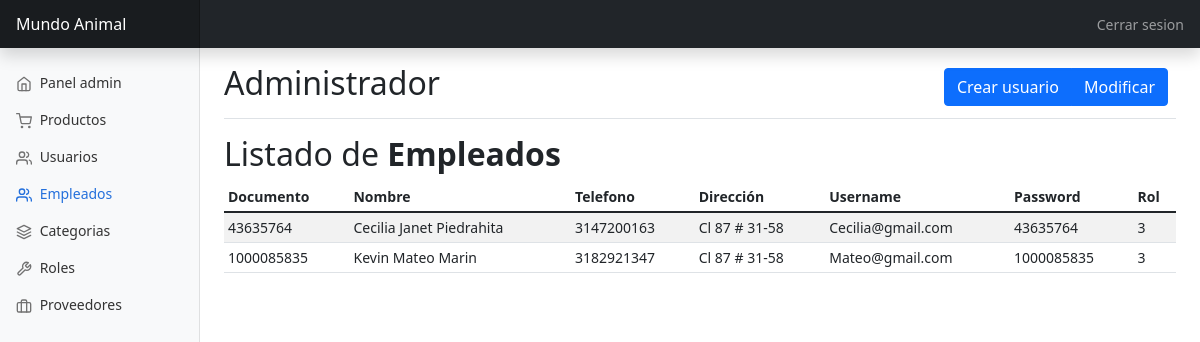
Page /view/empleados.php (signed in) on the committed database.
### tables this page shows
CREATE TABLE usuarios (
  documento INT PRIMARY KEY NOT NULL,
  nombre VARCHAR(45) NOT NULL,
  apellido VARCHAR(45) NOT NULL,
  telefono VARCHAR(45) NOT NULL,
  direccion VARCHAR(45) NOT NULL,
  username VARCHAR(45) NOT NULL,
  password VARCHAR(45) NOT NULL,
  rol_id INT NOT NULL,
  tokenUser VARCHAR(100));

### db/database.php (called while the page is built, shortened)
<?php
	class Database{
		private $con;
		private $dbhost="localhost";
		private $dbuser="root";
		private $dbpass="";
		private $dbname="mundoanimal";
		public function connect_db(){
			$this->con = mysqli_connect($this->dbhost, $this->dbuser, $this->dbpass, $this->dbname);
		}
		public function readEmpleado(){
            $sql = "SELECT * FROM usuarios where rol_id=3";
            $res = mysqli_query($this->con, $sql);
            	return $res;
        }
}
?>

### view/empleados.php (the view, shortened to what this page needs)
<?php
include('../db/database.php');
$empleados = new Database();
?>
<!doctype html>
<html lang="en">
<head>
  <link href="https://cdn.jsdelivr.net/npm/bootstrap@5.1.3/dist/css/bootstrap.min.css" rel="stylesheet">
  <link href="../css/dashboard.css" rel="stylesheet">
</head>
<body>
  <header class="navbar navbar-dark sticky-top bg-dark flex-md-nowrap p-0 shadow">
    <a class="navbar-brand col-md-3 col-lg-2 me-0 px-3" href="#">Mundo Animal</a>
    <div class="navbar-nav">
      <div class="nav-item text-nowrap">
        <a class="nav-link px-3" href="logout.php">Cerrar sesion</a>
      </div>
    </div>
  </header>
  <div class="container-fluid">
    <div class="row">
      <nav id="sidebarMenu" class="col-md-3 col-lg-2 d-md-block bg-light sidebar collapse">
        <div class="position-sticky pt-3">
          <ul class="nav flex-column">
            <li class="nav-item">
              <a class="nav-link" aria-current="page" href="admin.php">
                <span data-feather="home"></span>
                Panel admin
              </a>
            </li>
            <li class="nav-item">
              <a class="nav-link" href="productos.php">
                <span data-feather="shopping-cart"></span>
                Productos
              </a>
            </li>
            <li class="nav-item">
              <a class="nav-link" href="user.php">
                <span data-feather="users"></span>
                Usuarios
              </a>
            </li>
            <li class="nav-item">
              <a class="nav-link active" href="empleados.php">
                <span data-feather="users"></span>
                Empleados
              </a>
            </li>
            <li class="nav-item">
              <a class="nav-link" href="categoria.php">
                <span data-feather="layers"></span>
                Categorias
              </a>
            </li>
            <li class="nav-item">
              <a class="nav-link" href="roles.php">
                <span data-feather="tool"></span>
                Roles
              </a>
            </li>
            <li class="nav-item">
              <a class="nav-link" href="proveedores.php">
                <span data-feather="briefcase"></span>
                Proveedores
              </a>
            </li>
          </ul>
        </div>
      </nav>
      <main class="col-md-9 ms-sm-auto col-lg-10 px-md-4">
        <div class="d-flex justify-content-between flex-wrap flex-md-nowrap align-items-center pt-3 pb-2 mb-3 border-bottom">
          <h1 class="h2">Administrador</h1>
          <div class="btn-toolbar mb-2 mb-md-0">
            <div class="btn-group me-2">
              <a href="../crud/createUser.php" class="btn btn-primary">Crear usuario</a>
              <a href="user.php" class="btn btn-primary">Modificar</a>
            </div>
          </div>
        </div>
        <h2>Listado de <b>Empleados</b></h2>
        <div class="table-responsive">
          <table class="table table-striped table-sm">
            <thead>
              <tr>
                <th scope="col">Documento</th>
                <th scope="col">Nombre</th>
                <th scope="col">Telefono</th>
                <th scope="col">Dirección</th>
                <th scope="col">Username</th>
                <th scope="col">Password</th>
                <th scope="col">Rol</th>
              </tr>
            </thead>
            <tbody>
              <?php $listado = $empleados->readEmpleado(); ?>
              <?php
              while ($row = mysqli_fetch_object($listado)) {
                $documento = $row->documento;
                $nombre = $row->nombre . " " . $row->apellido;
                $telefono = $row->telefono;
                $direccion = $row->direccion;
                $username = $row->username;
                $password = $row->password;
                $rol_id = $row->rol_id;
              ?>
                <tr>
                  <td><?php echo $documento; ?></td>
                  <td><?php echo $nombre; ?></td>
                  <td><?php echo $telefono; ?></td>
                  <td><?php echo $direccion; ?></td>
                  <td><?php echo $username; ?></td>
                  <td><?php echo $password; ?></td>
                  <td><?php echo $rol_id; ?></td>
                </tr>
              <?php
              }
              ?>
            </tbody>
          </table>
        </div>
      </main>
    </div>
  </div>
</body>
</html>

### css/dashboard.css (style rules this page uses)
body { font-size: .875rem; }
.feather { width: 16px; height: 16px; vertical-align: text-bottom; }
.sidebar { position: fixed; top: 0; bottom: 0; left: 0; z-index: 100; padding: 48px 0 0; box-shadow: inset -1px 0 0 rgba(0, 0, 0, .1); }
.sidebar .nav-link { font-weight: 500; color: #333; }
.sidebar .nav-link .feather { margin-right: 4px; color: #727272; }
.sidebar .nav-link.active { color: #2470dc; }
.sidebar .nav-link:hover .feather, .sidebar .nav-link.active .feather { color: inherit; }
.navbar-brand { padding-top: .75rem; padding-bottom: .75rem; font-size: 1rem; background-color: rgba(0, 0, 0, .25); box-shadow: inset -1px 0 0 rgba(0, 0, 0, .25); }

### rows in the picture
usuarios: documento "43635764", nombre "Cecilia Janet Piedrahita", telefono "3147200163", direccion "Cl 87 # 31-58", username "Cecilia@gmail.com", password "43635764", rol "3"
usuarios: documento "1000085835", nombre "Kevin Mateo Marin", telefono "3182921347", direccion "Cl 87 # 31-58", username "Mateo@gmail.com", password "1000085835", rol "3"
